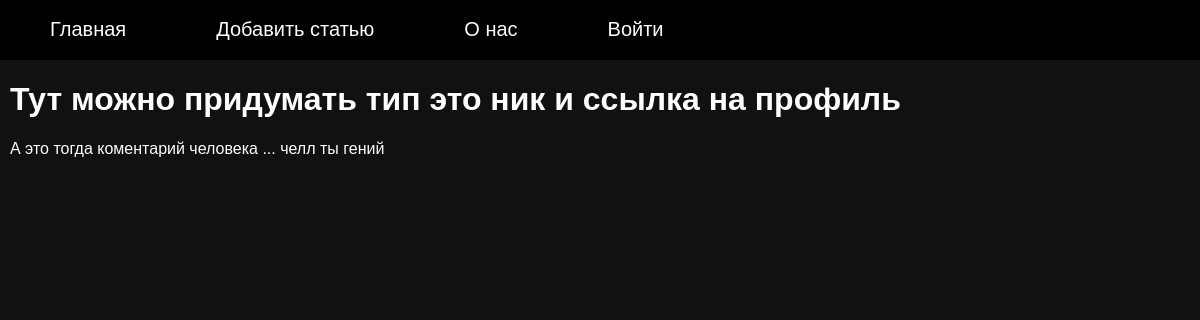
Page /post/2 (signed in) on the committed database.
### tables this page shows
CREATE TABLE mainmenu (
id integer PRIMARY KEY AUTOINCREMENT,
title text NOT NULL,
url text NOT NULL
);

CREATE TABLE posts (
id integer PRIMARY KEY AUTOINCREMENT,
title text NOT NULL,
text text NOT NULL,
time integer NOT NULL
);

### flsite.py (the view)
@app.route("/post/<int:id_post>")
@login_required
def showPost(id_post):
    title, post = dbase.getPost(id_post)
    if not title:
        abort(404)
    return render_template('post.html', menu=dbase.getMenu(), title=title, post=post)

### FDataBase.py (called while the page is built)
    def getMenu(self):
        sql = '''SELECT * FROM mainmenu'''
        try:
            self.__cur.execute(sql)
            res = self.__cur.fetchall()
            if res: return res
        except:
            print("Ошибка чтения из БД")
        return []

    def getPost(self, postId):
        try:
            self.__cur.execute(f"SELECT title, text FROM posts WHERE id = {postId} LIMIT 1")
            res = self.__cur.fetchone()# Взять одну запись
            if res:
                return res
        except sqlite3.Error as e:
            print("Ошибка добавления статьи в БД " + str(e))
        return (False, False)

    def getUser(self, user_id):
        try:
            self.__cur.execute(f"SELECT * FROM users WHERE id = {user_id} LIMIT 1")
            res = self.__cur.fetchone()
            if not res:
                print("Пользователь не найден")
                return False
            return res
        except sqlite3.Error as e:
            print("Ошибка получения данных из БД"+str(e))
        return False

### UserLogin.py (called while the page is built)
    def fromDB(self, user_id, db):
        self.__user = db.getUser(user_id)
        return self

### flsite.py (called while the page is built)
@login_manager.user_loader
def load_user(user_id):
    print("load_user")
    return UserLogin().fromDB(user_id, dbase)

def connect_db():
    conn = sqlite3.connect(app.config['DATABASE'])
    conn.row_factory = sqlite3.Row
    return conn

def get_db():
    if not hasattr(g, 'link_db'):
        g.link_db = connect_db()
    return g.link_db

@app.before_request
def before_request():
    global dbase
    db = get_db()
    dbase = FDataBase(db)

### templates/post.html
{% extends 'base.html' %}
{% block content %}
{{ super() }}
{{ post }}
{% endblock %}

### templates/base.html (shortened to what this page needs)
<!DOCTYPE html>
<html lang="en">
<head>
<link type="text/css" href="{{url_for('static', filename='css/styles.css')}}" rel="stylesheet">
</head>
<body>
{% block content -%}
    {%- block mainmenu -%}
<ul class="mainmenu">
{% for p in menu %}
<li><a href="{{p.url}}">{{p.title}}</a></li>
{% endfor %}
</ul>
    {% endblock mainmenu -%}
<div class="content">
    {% if title -%}
<h1>{{title}}</h1>
    {% else -%}
<h1>Название заголовка</h1>
    {% endif -%}
{% endblock -%}
</div>
</body>
</html>

### static/css/styles.css (style rules this page uses)
html, body { font-family: 'Arial'; margin: 0; padding: 0; height: 100%; width: 100%; background: #111111; color: #fefdfe; }
a { color: red; text-decoration: none; }
ul.mainmenu { list-style: none; background: #000; height: 60px; margin: 0; padding: 0; color: #fefdfc; font-size: 20px; overflow: hidden; }
ul.mainmenu li { float: left; margin: 18px 40px 0 50px; }
ul.mainmenu li a { color: #fefdfc; text-decoration: none; }
div.content { margin: 10px; }

### rows in the picture
mainmenu: title "Главная"
mainmenu: title "Добавить статью"
mainmenu: title "О нас"
mainmenu: title "Войти"
posts: title "Тут можно придумать тип это ник и ссылка на профиль", text "А это тогда коментарий человека ... челл ты гений"
